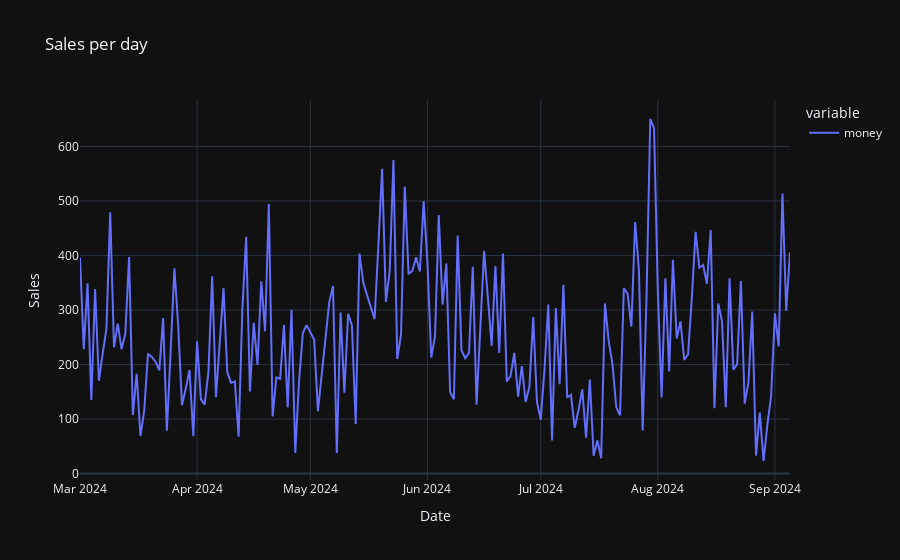

Here is the notebook cell this chart was saved with:
### Code cell
# Plot a time series of the sales per day
df_sales_per_day = df.groupby("date")["money"].sum()
fig = px.line(
    df_sales_per_day,
    title="Sales per day",
    labels={"date": "Date", "value": "Sales"},
)
fig.show()

### Figure 1 — Plotly figure (JSON) as saved in the notebook; plotly's stock layout.template omitted (floating-point values rounded to 4 significant figures; data arrays with more than 128 entries replaced by an {"elided": "..."} marker saying what was removed)
{"data": [{"hovertemplate": "variable=money<br>Date=%{x}<br>Sales=%{y}<extra></extra>", "legendgroup": "money", "line": {"color": "#636efa", "dash": "solid"}, "marker": {"symbol": "circle"}, "mode": "lines", "name": "money", "orientation": "v", "showlegend": true, "type": "scatter", "x": {"elided": "186 str values"}, "xaxis": "x", "y": {"elided": "186 float values"}, "yaxis": "y"}], "layout": {"legend": {"title": {"text": "variable"}, "tracegroupgap": 0}, "title": {"text": "Sales per day"}, "xaxis": {"anchor": "y", "domain": [0, 1], "title": {"text": "Date"}}, "yaxis": {"anchor": "x", "domain": [0, 1], "title": {"text": "Sales"}}}}
